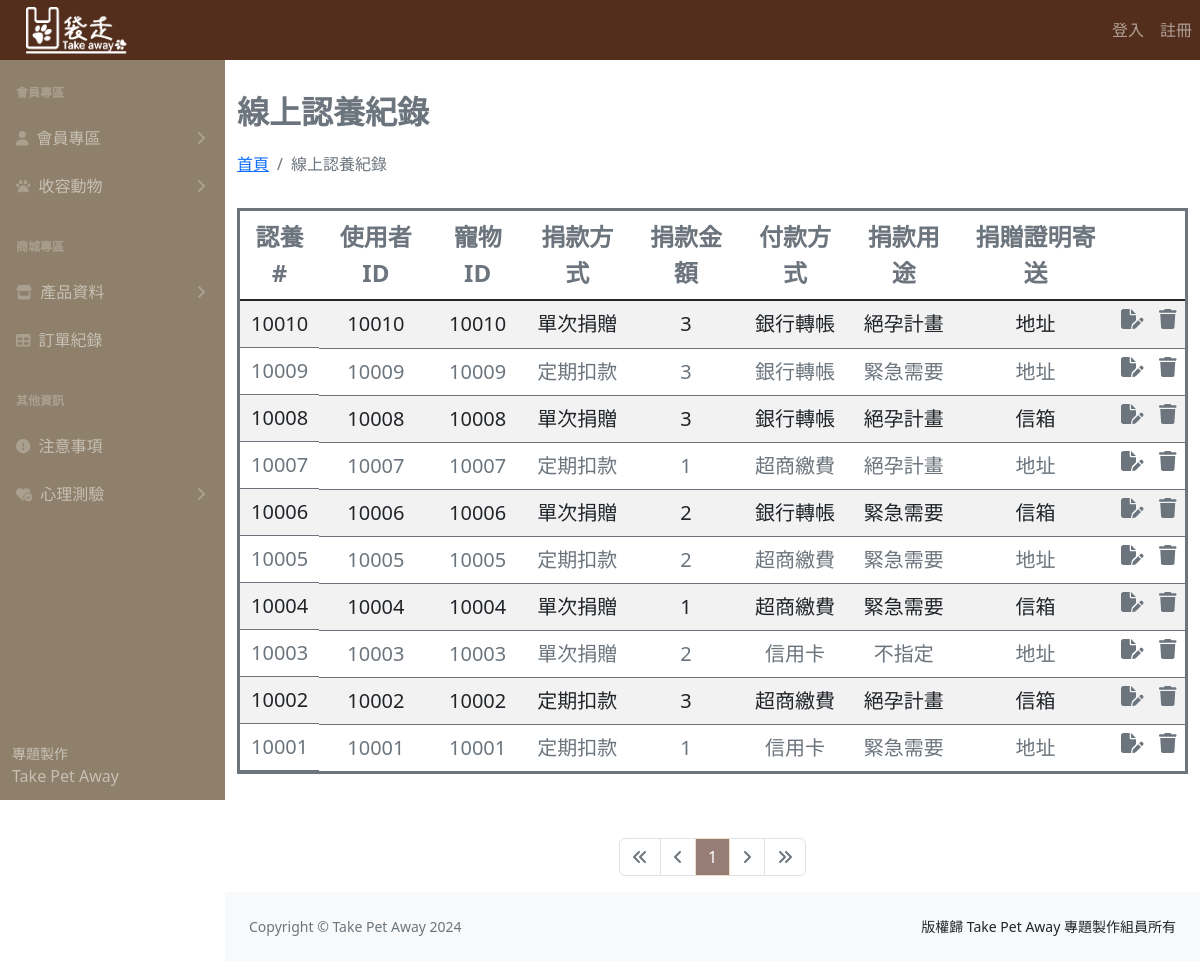
/adoptList.php, run on an earlier commit of the app's database.
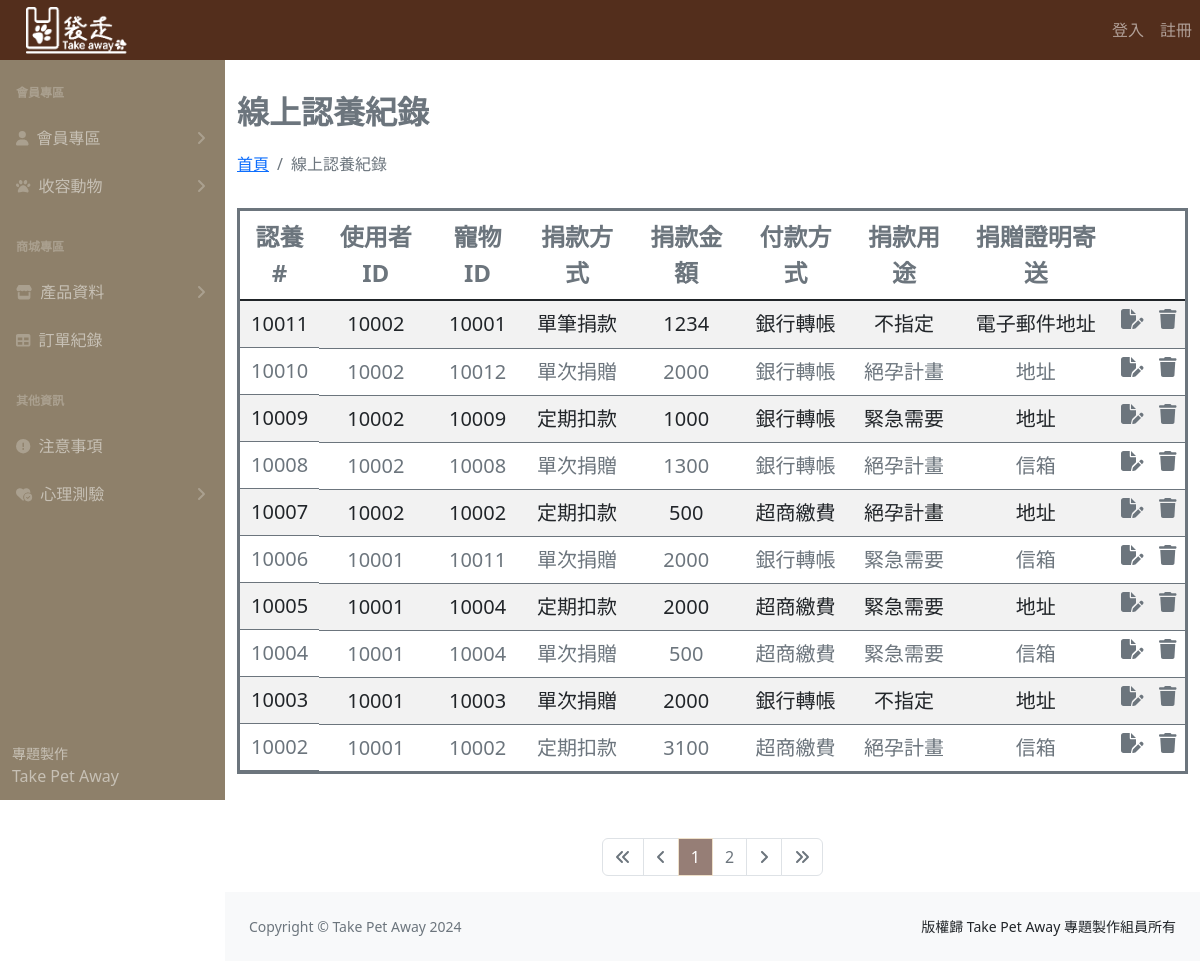
And on a later commit of the database.
### tables this page shows
CREATE TABLE `online_virtual_adoption_form` (
  `adopt_id` int(11) NOT NULL,
  `pet_id` int(11) NOT NULL,
  `user_id` int(11) NOT NULL,
  `donation_method` varchar(8) NOT NULL,
  `amount` int(11) NOT NULL,
  `payment` varchar(8) NOT NULL,
  `donation` varchar(8) NOT NULL,
  `donate_address` varchar(8) NOT NULL
);

### adoptList.php (the view, shortened to what this page needs)
<?php
require __DIR__ . '/parts/pdo-connect.php';
$page = isset($_GET['page']) ? intval($_GET['page']) : 1;
$perPage = 10;
$t_sql = "SELECT COUNT(1) FROM online_virtual_adoption_form";
$t_stmt = $pdo->query($t_sql);
$totalRows = $t_stmt->fetch(PDO::FETCH_NUM)[0];
$totalPages = ceil($totalRows / $perPage);
$rows = [];
if ($totalRows > 0) {
  $sql = sprintf("SELECT * FROM online_virtual_adoption_form ORDER BY adopt_id  DESC LIMIT %s, %s", ($page - 1) * $perPage, $perPage);
  $rows = $pdo->query($sql)->fetchAll();
}
?>
<?php include __DIR__ . '/parts/1_head.php' ?>
<?php include __DIR__ . '/parts/2_nav.php' ?>
<?php include __DIR__ . '/parts/3_side_nav.php' ?>
<div class="container">
  <div class="row ">
    <h1 class="mt-4 fw-bold lh-lg text-secondary fs-2">線上認養紀錄</h1>
    <ol class="breadcrumb mb-4">
      <li class="breadcrumb-item"><a href="index_.php">首頁</a></li>
      <li class="breadcrumb-item active">線上認養紀錄</li>
    </ol>
    <div class="col  ">
      <table class="table table-striped table-hover mt-2 border border-3 border-secondary">
        <thead>
          <tr class="text-center text-secondary fs-4 ">
            <th>認養#</th>
            <th>使用者ID</th>
            <th>寵物ID</th>
            <th>捐款方式</th>
            <th>捐款金額</th>
            <th>付款方式</th>
            <th>捐款用途</th>
            <th>捐贈證明寄送</th>
            <th><i></i></th>
            <th><i></i></th>
          </tr>
        </thead>
        <tbody class="table-group-divider">
          <?php foreach ($rows as $r) : ?>
            <tr class="text-center text-secondary fs-5">
              <td class="d-flex justify-content-center"><?= $r['adopt_id'] ?></td>
              <td><?= $r['user_id'] ?></td>
              <td><?= $r['pet_id'] ?></td>
              <td><?= $r['donation_method'] ?></td>
              <td><?= $r['amount'] ?></td>
              <td><?= $r['payment'] ?></td>
              <td><?= $r['donation'] ?></td>
              <td><?= $r['donate_address'] ?></td>
              <td>
                <a href="adoptEdit.php?adopt_id=<?= $r['adopt_id'] ?>" class="color-primary">
                  <i class="fa-solid fa-file-pen text-secondary d-flex justify-content-center "></i>
                </a>
              </td>
              <td>
                <a href="javascript: deleteOne(<?= $r['adopt_id'] ?>)">
                  <i class="fa-solid fa-trash text-primary d-flex justify-content-center text-secondary"></i>
                </a>
              </td>
            </tr>
          <?php endforeach ?>
        </tbody>
      </table>
    </div>
  </div>
  <div class="row mt-5">
    <div class="col d-flex justify-content-center">
      <nav aria-label="Page navigation example">
        <ul class="pagination">
          <li class="page-item <?= $page == 1 ? 'disabled' : '' ?>">
            <a class="page-link" href="?page=1">
              <i class="fa-solid fa-angles-left"></i>
            </a>
          </li>
          <li class="page-item <?= $page == 1 ? 'disabled' : '' ?>">
            <a class="page-link" href="?page=<?= $page - 1 ?>">
              <i class="fa-solid fa-angle-left"></i>
            </a>
          </li>
          <?php for ($i = $page - 5; $i <= $page + 5; $i++) : ?>
            <?php if ($i >= 1 and $i <= $totalPages) : ?>
              <li class="page-item  <?= $i != $page ?: 'active' ?>">
                <a class="page-link bd-secondary" href="?page=<?= $i ?>"><?= $i ?></a>
              </li>
            <?php endif ?>
          <?php endfor ?>
          <li class="page-item <?= $page == $totalPages ? 'disabled' : '' ?>">
            <a class="page-link" href="?page=<?= $page + 1 ?>">
              <i class="fa-solid fa-angle-right"></i>
            </a>
          </li>
          <li class="page-item <?= $page == $totalPages ? 'disabled' : '' ?>">
            <a class="page-link" href="?page=<?= $totalPages ?>">
              <i class="fa-solid fa-angles-right"></i>
            </a>
          </li>
        </ul>
      </nav>
    </div>
  </div>
</div>
<?php include __DIR__ . '/parts/4_footer.php' ?>
<?php include __DIR__ . '/parts/6_foot.php' ?>

### parts/1_head.php (shortened to what this page needs)
<!DOCTYPE html>
<html lang="en">
<head>
    <link href="css/styles.css" rel="stylesheet" />
    <link href="css/styles.css" rel="stylesheet" />
</head>
<body class="sb-nav-fixed">

### parts/2_nav.php (shortened to what this page needs)
<nav class=" sb-topnav navbar navbar-expand navbar-dark bg-dark" style="height: 60px;">
  <a class="navbar-brand ps-3" href="index_.php">
    <img src="logo.png" style="width:50%; margin-left:10px" class="mt-3 mb-2" alt="">
  </a>
  <div class="collapse navbar-collapse" id="navbarSupportedContent">
    <ul class="navbar-nav mb-2 mb-lg-0">
      <?php if (isset($_SESSION['user'])) : ?>
        <li class="nav-item">
          <a class="nav-link"><?= $_SESSION['user']['name'] ?></a>
        </li>
        <li class="nav-item">
          <a class="nav-link" href="logout.php">登出</a>
        </li>
      <?php else : ?>
        <li class="nav-item">
          <a class="nav-link" href="login.php">登入</a>
        </li>
        <li class="nav-item">
          <a class="nav-link" href="register.php">註冊</a>
        </li>
      <?php endif ?>
    </ul>
  </div>
</nav>

### parts/3_side_nav.php (shortened to what this page needs)
<div id="layoutSidenav">
  <div id="layoutSidenav_nav">
    <nav class="sb-sidenav accordion sb-sidenav-dark" id="sidenavAccordion">
      <div class="sb-sidenav-menu">
        <div class="nav">
          <div class="sb-sidenav-menu-heading">會員專區</div>
          <a class="nav-link collapsed" href="#" data-bs-toggle="collapse" data-bs-target="#collapsePagesUser" aria-expanded="false" aria-controls="collapsePagesUser" onclick="toggleCollapse('collapsePagesUser')">
            <div class="sb-nav-link-icon">
              <i class="fa-solid fa-user"></i>
            </div>
            會員專區
            <div class="sb-sidenav-collapse-arrow">
              <i class="fas fa-angle-down"></i>
            </div>
          </a>
          <a class="nav-link collapsed" href="#" data-bs-toggle="collapse" data-bs-target="#collapsePagesAnimal" aria-expanded="false" aria-controls="collapsePagesAnimal" onclick="toggleCollapse('collapsePagesAnimal')">
            <div class="sb-nav-link-icon">
              <i class="fa-solid fa-paw"></i>
            </div>
            收容動物
            <div class="sb-sidenav-collapse-arrow">
              <i class="fas fa-angle-down"></i>
            </div>
          </a>
          <div class="sb-sidenav-menu-heading">商城專區</div>
          <a class="nav-link collapsed" href="#" data-bs-toggle="collapse" data-bs-target="#collapsePagesShop" aria-expanded="false" aria-controls="collapsePagesShop" onclick="toggleCollapse('collapsePagesShop')">
            <div class="sb-nav-link-icon">
              <i class="fa-solid fa-store"></i>
            </div>
            產品資料
            <div class="sb-sidenav-collapse-arrow">
              <i class="fas fa-angle-down"></i>
            </div>
          </a>
          <a class="nav-link" href="order_history.php">
            <div class="sb-nav-link-icon"><i class="fas fa-table"></i></div>
            訂單紀錄
          </a>
          <div class="sb-sidenav-menu-heading">其他資訊</div>
          <a class="nav-link" href="faq_add.php">
            <div class="sb-nav-link-icon">
              <i class="fa-solid fa-circle-exclamation"></i>
            </div>
            注意事項
          </a>
          <a class="nav-link collapsed" href="#" data-bs-toggle="collapse" data-bs-target="#heartContentCollapse" aria-expanded="false" aria-controls="heartContentCollapse" onclick="toggleCollapse('heartContentCollapse')">
            <div class="sb-nav-link-icon">
              <i class="fa-solid fa-heart-circle-check"></i>
            </div>
            心理測驗
            <div class="sb-sidenav-collapse-arrow">
              <i class="fas fa-angle-down"></i>
            </div>
          </a>
        </div>
      </div>
      <div class="sb-sidenav-footer">
        <div class="small">專題製作</div>
        Take Pet Away
      </div>
    </nav>
  </div>
  <div id="layoutSidenav_content">

### parts/4_footer.php
<footer class="py-4 bg-light mt-auto">
          <div class="container-fluid px-4">
            <div
              class="d-flex align-items-center justify-content-between small"
            >
              <div class="text-muted">Copyright &copy; Take Pet Away 2024</div>
              <div>版權歸 Take Pet Away 專題製作組員所有</div>
            </div>
          </div>
        </footer>
      </div>
    </div>

### parts/1_head.php (style rules this page uses)
:root { --bs-dark-rgb: 83, 46, 28; }
.sb-sidenav-dark { background-color: #8E806A; }
.sb-sidenav-dark .sb-sidenav-footer { background-color: #8E806A; }
.row { --bs-gutter-x: 0rem; }
.pagination, .datatable-pagination ul { --bs-pagination-active-border-color: #EEE0C9; --bs-pagination-active-bg: #967E76; --bs-link-color: #967E76; --bs-link-hover-color: #967E76; --bs-dark-rgb: #967E76; }

What changed in the data, as far as the page shows it:
no longer on this page (row edited): online_virtual_adoption_form: adopt_id "10001", user "10001", pet "10001", donation_method "定期扣款", amount "1", payment "信用卡", donation "緊急需要", donate_address "地址"
added online_virtual_adoption_form: adopt_id "10011", user "10002", pet "10001", donation_method "單筆捐款", amount "1234", payment "銀行轉帳", donation "不指定", donate_address "電子郵件地址"
changed online_virtual_adoption_form id 10010: user "10010" → "10002"; pet "10010" → "10012"; amount "3" → "2000"
changed online_virtual_adoption_form id 10009: user "10009" → "10002"; amount "3" → "1000"
changed online_virtual_adoption_form id 10008: user "10008" → "10002"; amount "3" → "1300"
changed online_virtual_adoption_form id 10007: user "10007" → "10002"; pet "10007" → "10002"; amount "1" → "500"
changed online_virtual_adoption_form id 10006: user "10006" → "10001"; pet "10006" → "10011"; amount "2" → "2000"
changed online_virtual_adoption_form id 10005: user "10005" → "10001"; pet "10005" → "10004"; amount "2" → "2000"
changed online_virtual_adoption_form id 10004: user "10004" → "10001"; amount "1" → "500"
changed online_virtual_adoption_form id 10003: user "10003" → "10001"; amount "2" → "2000"; payment "信用卡" → "銀行轉帳"
changed online_virtual_adoption_form id 10002: user "10002" → "10001"; amount "3" → "3100"
Also different on the page:
new list line: "2"
